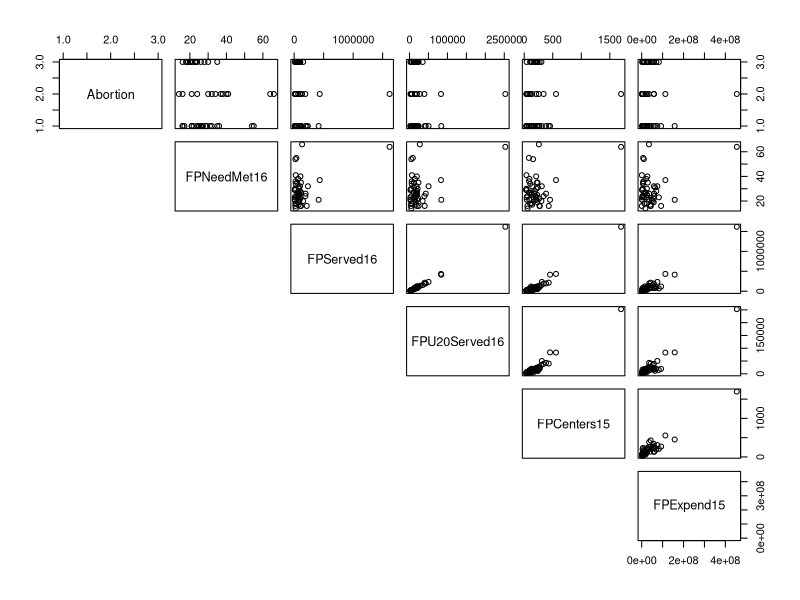
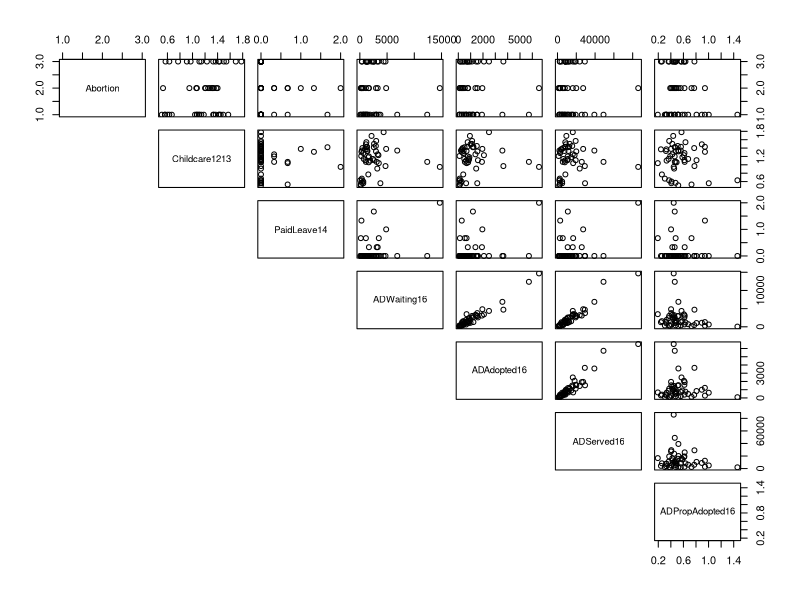
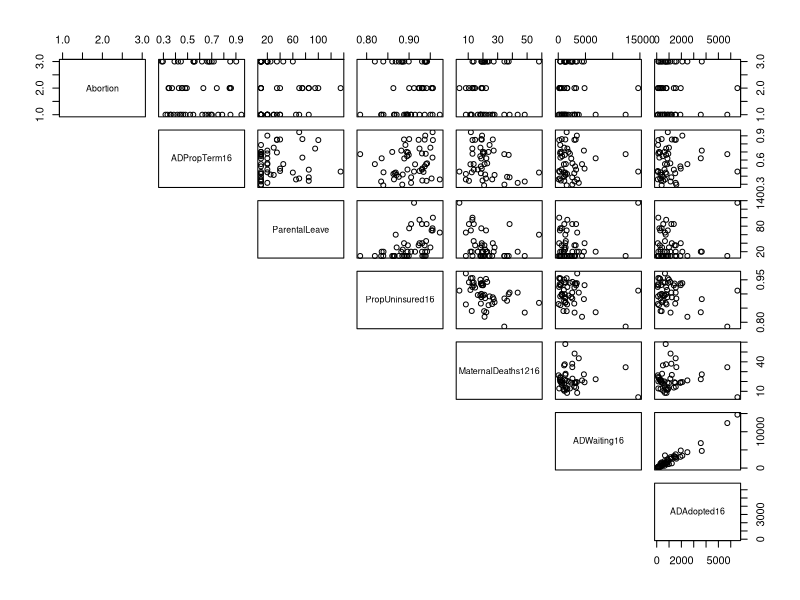
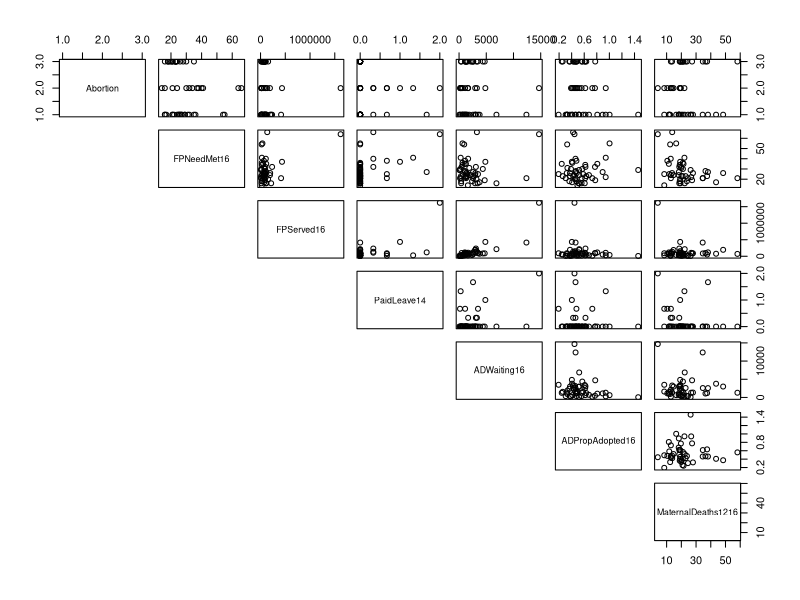

Write R code to recreate these figures, in order. (Note: this script raises an error after producing the figures.)
library(dplyr)
library(tidyverse)
library(knitr)
library(broom)
library(nnet)

data <- read_csv("data/all_national_data_merged.csv")
data <- data %>%
  mutate(Abortion = as.factor(Abortion))

ellipse::pairs(Abortion ~ FPNeedMet16 + FPServed16 + FPU20Served16 + FPCenters15 + FPExpend15, 
             data = data, lower.panel = NULL) # FPServed16 & FPU20Served16 + FPServed16&FPCenters15 + FPServed16&FPExpend15
                                              # FPU20Served16&FPCenters15 + FPU20Served16&FPExpend15 + FPCenters15&FPExpend15
ellipse::pairs(Abortion ~ Childcare1213 + PaidLeave14 + ADWaiting16 + ADAdopted16 + ADServed16 + ADPropAdopted16, 
               data = data, lower.panel = NULL) # ADWaiting16&ADAdopted16 + ADWaiting16&ADServed16 + ADAdopted16&ADServed16
ellipse::pairs(Abortion ~ ADPropTerm16 + ParentalLeave + PropUninsured16 + MaternalDeaths1216 + ADWaiting16 + ADAdopted16, 
               data = data, lower.panel = NULL) 
ellipse::pairs(Abortion ~ FPNeedMet16 + FPServed16 + PaidLeave14 + ADWaiting16 + ADPropAdopted16 + MaternalDeaths1216, 
               data = data, lower.panel = NULL)


full <- multinom(Abortion ~ FPNeedMet16+FPServed16+FPU20Served16+FPCenters15+FPExpend15+
Childcare1213+PaidLeave14+ADWaiting16+ADAdopted16+ADServed16+ADPropAdopted16+ADPropTerm16+ParentalLeave+PropUninsured16+
  MaternalDeaths1216 + FPServed16*FPU20Served16 + FPServed16*FPCenters15 + FPServed16*FPExpend15 + 
  FPU20Served16*FPCenters15 + FPU20Served16*FPExpend15 + FPCenters15*FPExpend15 + ADWaiting16*ADAdopted16 + 
  ADWaiting16*ADServed16 + ADAdopted16*ADServed16, data = na.omit(data))

kable(tidy(full), format = "markdown", digits = 3, caption = "Full Model")
kable(confint(full), format = "markdown", digits = 3, caption = "Full Model Confidence Intervals")

regfit_backward <- step(full, direction = "backward")


best_model <- multinom(Abortion ~ FPServed16*FPExpend15+MaternalDeaths1216+ADPropTerm16+ParentalLeave+ADAdopted16*ADServed16
                       +Childcare1213+FPNeedMet16+ADWaiting16*ADServed16+ADPropAdopted16+FPU20Served16*FPCenters15+
                         FPServed16*FPCenters15+FPU20Served16*FPExpend15+ADWaiting16*ADAdopted16+FPCenters15*FPExpend15
                       +FPServed16*FPU20Served16+PaidLeave14, data = data)

kable(tidy(best_model), 
      format = "markdown", digits = 3, caption = "Best Model") 
kable(confint(best_model), format = "markdown", digits = 3, caption = "Best Model Confidence Intervals")

# prediction of model
pred <- predict(best_model, type = "class")
table <- table(na.omit(data)$Abortion, pred)
confusion_matrix <- as.data.frame(table)

ggplot(data = confusion_matrix,
       mapping = aes(x = Var1,
                     y = pred)) +
  geom_tile(aes(fill = Freq)) +
  geom_text(aes(label = sprintf("%1.0f", Freq)), vjust = 1) +
  scale_fill_gradient(low = "blue",
                      high = "red",
                      trans = "log")
